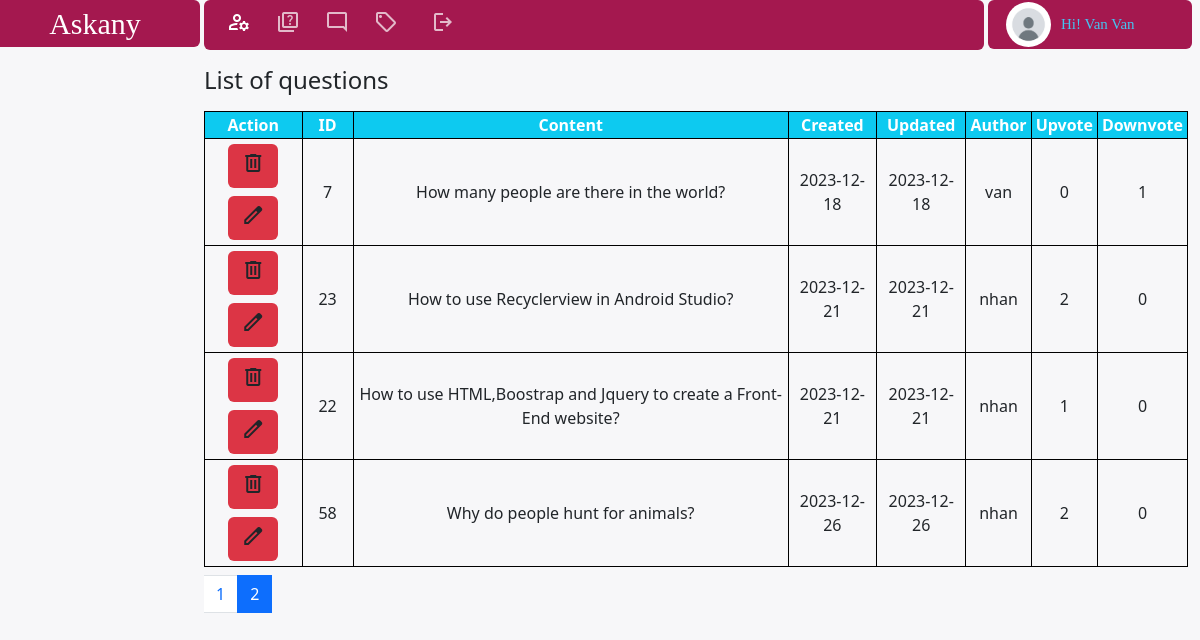
The app's page /admin/question.php?page=2 (signed in) with its own data.
### tables this page shows
CREATE TABLE IF NOT EXISTS `users` (
  `username` char(20) NOT NULL,
  `password` char(255) DEFAULT NULL,
  `joined_at` date DEFAULT NULL,
  `description` text,
  `firstname` char(20) DEFAULT NULL,
  `lastname` char(20) DEFAULT NULL,
  `avatar` text,
  `role` varchar(20) NOT NULL DEFAULT 'user',
  PRIMARY KEY (`username`)
);

CREATE TABLE IF NOT EXISTS `questions` (
  `id` int NOT NULL AUTO_INCREMENT,
  `content` text,
  `type` char(50) DEFAULT NULL,
  `created_at` date DEFAULT NULL,
  `edited_at` date DEFAULT NULL,
  `author` char(20) NOT NULL,
  `upvote` int DEFAULT '0',
  `downvote` int DEFAULT '0',
  PRIMARY KEY (`id`)
);

### modules/Template.php (called while the page is built, shortened)
<?php
class Template {
    public function View($view,$data=[] ) {
        extract($data);
        include(BASE_PATH."../view/$view.php");
    }
    public function Render($view,$data=[]) {
        extract($data);
        include(BASE_PATH."/view/blocks/$view.php");
        return ob_get_clean();
    }
}

### modules/User.php (called while the page is built, shortened)
<?php
   class User extends Database
   {
       public function getUserByUsername($username)
       {
           try {
               $sql = parent::$connection->prepare("SELECT * FROM USERS WHERE username=?");
               $sql->bind_param("s", $username);
               $user = parent::select($sql);
               if (!empty($user)) {
                   return $user[0];
               }
           } catch (\Throwable $th) {
               echo ("Thất bại, có lỗi xảy ra trong Module/User/getUserByUsername: " . $th);
               return false;
           }
       }
   }
   ?>

### modules/Database.php (called while the page is built, shortened)
<?php
class Database {
    public function select($sql) {
        $sql->execute();
        $item=$sql->get_result()->fetch_all(MYSQLI_ASSOC);
        return $item;
    }
}

### modules/Question.php (called while the page is built, shortened)
<?php
class Question extends Database
{
    public function getQuestionsInPage($startPage, $numOfPage)
    {
        $sql = parent::$connection->prepare("select * from questions limit $startPage,$numOfPage");
        return parent::select($sql);
    }
    public function getAllQuestions()
    {
        $sql = parent::$connection->prepare("select * from questions order by id desc");
        return parent::select($sql);
    }
}

### view/blocks/question-list.php (the view, shortened to what this page needs)
<h4 class='mt-2'>List of questions</h4>
<table class="mt-3 mb-2 idListUsers">
    <tr>
        <th class="px-1 bg-info text-white text-center">Action</th>
        <th class="px-3 bg-info text-white text-center">ID</th>
        <th class="px-1 bg-info text-white text-center">Content</th>
        <th class="px-1 bg-info text-white text-center">Created</th>
        <th class="px-1 bg-info text-white text-center">Updated</th>
        <th class="px-1 bg-info text-white text-center">Author</th>
        <th class="px-1 bg-info text-white text-center">Upvote</th>
        <th class="px-1 bg-info text-white text-center">Downvote</th>
    </tr>
    <?php
    foreach ($questions as $question) {
    ?>
        <tr>
            <td class='text-center'>
                <a href="../view/blocks/del_question.php?id=<?php echo $question['id']; ?>" class="btn bg-danger mb-1 mt-1">
                    <span class="material-symbols-outlined">
                    </span></a>
                <a href="./../view/blocks/edit-question.php?id=<?php echo $question['id']; ?>" class="btn bg-danger mb-1 mt-1">
                    <span class="material-symbols-outlined">
                    </span></a>
            </td>
            <td class='px-1 text-center'>
                <?php echo ($question['id']); ?>
            </td>
            <td class='px-1 text-center' style="overflow-wrap:anywhere">
                <?php echo ($question['content']); ?>
            </td>
            <td class='px-1 text-center'>
                <?php echo ($question['created_at']); ?>
            </td>
            <td class='px-1 text-center'>
                <?php echo ($question['edited_at']); ?>
            </td>
            <td class='px-1 text-center'>
                <?php echo ($question['author']); ?>
            </td>
            <td class='px-1 text-center' class='overflow-auto'>
                <?php
                echo (substr($question['upvote'], 0, 40));
                ?>
            </td>
            <td class='px-1 text-center'>
                <?php echo ($question['downvote']); ?>
            </td>
        </tr>
    <?php } ?>
</table>
<nav aria-label="...">
    <ul class="pagination">
        <?php
        for ($i = 0; $i < $numOfPage; $i++) {
            if ($i == $page - 1) {
                echo ('<li class="page-item active"><a class="page-link" href="question.php?page=' . ($i + 1) . '">' . ($i + 1) . '</a></li>');
            } else {
                echo ('<li class="page-item"><a class="page-link" href="question.php?page=' . ($i + 1) . '">' . ($i + 1) . '</a></li>');
            }
        }
        ?>
    </ul>
</nav>

### view/home-admin.php (shortened to what this page needs)
<!DOCTYPE html>
<html lang="en">
<head>
  <link href="https://cdn.jsdelivr.net/npm/bootstrap@5.3.2/dist/css/bootstrap.min.css" rel="stylesheet"
>
  <link rel="stylesheet" href="../public/styles/styles.css?v=<?php echo time(); ?>">
  <link rel="stylesheet" href="https://cdnjs.cloudflare.com/ajax/libs/font-awesome/4.7.0/css/font-awesome.min.css">
  <link rel="stylesheet" href="//cdnjs.cloudflare.com/ajax/libs/fancybox/2.1.5/jquery.fancybox.min.css" media="screen">
</head>
<body>
  <nav class="navbar navbar-expand-lg p-0 mb-2">
    <div class="container-fluid container-fluid-none">
      <div class="row row-none">
        <div class="col-sm-2">
          <div id="nav-logo-admin">
            <a href="admin.php" class="text-decoration-none text-white">Askany</a>
          </div>
        </div>
        <div class="col-sm-9">
          <div class="container-fluid nav-edit-admin d-flex">
            <div class="collapse navbar-collapse" id="navbarSupportedContent">
              <ul class="navbar-nav me-auto mb-2 mb-lg-0">
                <li class="nav-item icon-active">
                  <a class="nav-link" aria-current="page" href="admin.php">
                    <span class="material-symbols-outlined fa">
                    </span>
                  </a>
                </li>
                <li class="nav-item">
                  <a class="nav-link" aria-current="page" href="question.php">
                    <span class="fa material-symbols-outlined">
                    </span>
                  </a>
                </li>
                <li class="nav-item">
                  <a class="nav-link" aria-current="page" href="answer.php">
                    <span class="fa material-symbols-outlined">
                    </span>
                  </a>
                </li>
                <li class="nav-item">
                  <a class="nav-link" aria-current="page" href="hashtag.php">
                    <span class="fa material-symbols-outlined">
                    </span>
                  </a>
                </li>
                <li class="nav-item">
                  <a class="nav-link" aria-current="page" href="../public/index.php">
                    <span class="ms-2 fa material-symbols-outlined">
                    </span>
                  </a>
                </li>
              </ul>
            </div>
          </div>
        </div>
        <div class="col-sm-1">
          <div id="nav-login-admin" class='text-start'>
            <?php if (!empty($_SESSION['username'])) {
              $userAdmin = (new User())->getUserByUsername($_SESSION['username']);
              if (!empty($userAdmin['avatar'])) {
                echo ('<img src="../public/avatar/' . $userAdmin['avatar'] . '" class="ms-3 avatar" alt="">');
              } else {
                echo ('<img src="../public/avatar/default.png" class="ms-3 avatar" alt="">');
              }
              echo ('<p class="mb-0" style="font-size:15px">Hi! ' . ucwords($userAdmin['lastname'] . ' ' . $userAdmin['firstname']) . '</p>');
            } ?>
          </div>
        </div>
      </div>
    </div>
  </nav>
  <div class="container-fluid container-fluid-none">
    <div class="row">
      <div class="col-2-sm leftBar overflow-auto">
      </div>
      <div class="col-10-sm midContent-admin overflow-auto" id="homePageContent">
        <?php
        if (!empty($slot2)) {
          echo ($slot2);
        }
        ?>
      </div>
    </div>
  </div>
</body>
</html>

### public/styles/styles.css (style rules this page uses)
:root { --backgroundComponent: #fff; --purple: #684be2; --downVote: #cc5017; --blue:#46C3F0; --backgroundBody: #f7f7f9; --contentWidth: 65vw; --leftWidh:17.5vw; --rightWidth:17vw; --noneColor:#000; --textSmSize:12px ; --textNSize:15px ; --borderRad:12px; --halfBorderRad:6px; --bgBadges:#17a2b8; --bdBadgeWarning:#ffc107; --navbarRed:#a4184f; }
table { padding-top: 20px; }
th , td,tr { border: 1px solid #000; }
body { display: block; width: 99vw; background-color: var(--backgroundBody); }
.nav-edit-admin { width: var(--contentWidth); height: 50px; border-radius: var(--halfBorderRad); box-sizing: border-box; background-color: var(--navbarRed); color: var(--navbarRed); }
.col-sm-2,.col-sm-9, .col-sm-1 { padding:0 2px; margin: 0px; }
.row-none>* { width: auto; }
.fa { color: var(--backgroundComponent); }
.nav-item { margin-left:1 ; padding: 0px 6px; opacity: 70%; }
.icon-active { opacity: 100% !important; }
.container-fluid-none { padding: 0px; }
.navbar-expand-lg .navbar-nav .nav-link { padding-left: 5px; }
.text-white { color:var(--backgroundComponentackground); }
#nav-logo-admin { font-size: 30px ; font-family: serif; width: var(--leftWidh); text-align: center; padding: 1px; background-color: var(--navbarRed); border-radius: var(--halfBorderRad); }
#nav-login-admin { display: flex; align-items: center; font-size: 20px ; font-family: serif; color:var(--blue); width: var(--rightWidth); padding: 2px; background-color: var(--navbarRed); border-radius: var(--halfBorderRad); }
.leftBar { width: var(--leftWidh); height:90vh; border-radius: var(--borderRad); margin:0 3px; padding:0px; box-sizing: border-box; padding-bottom: 10px; }
.midContent-admin { width:82vw; height:90vh; background: var(--backgroundBody); border-radius: var(--borderRad); padding:0px; box-sizing: border-box; }
.avatar { border-radius: 50%; height: 45px; width: 45px; margin-right: 10px; box-shadow: var(--backgroundComponent) 10px; }
#homePageContent, .leftBar { scroll-behavior: smooth; }

### records on screen
users: lastname+firstname "Van Van"
questions: id "7", content "How many people are there in the world?", created_at "2023-12-18", edited_at "2023-12-18", author "van", upvote "0", downvote "1"
questions: id "23", content "How to use Recyclerview in Android Studio?", created_at "2023-12-21", edited_at "2023-12-21", author "nhan", upvote "2", downvote "0"
questions: id "22", content "How to use HTML,Boostrap and Jquery to create a Front-End website?", created_at "2023-12-21", edited_at "2023-12-21", author "nhan", upvote "1", downvote "0"
questions: id "58", content "Why do people hunt for animals?", created_at "2023-12-26", edited_at "2023-12-26", author "nhan", upvote "2", downvote "0"
